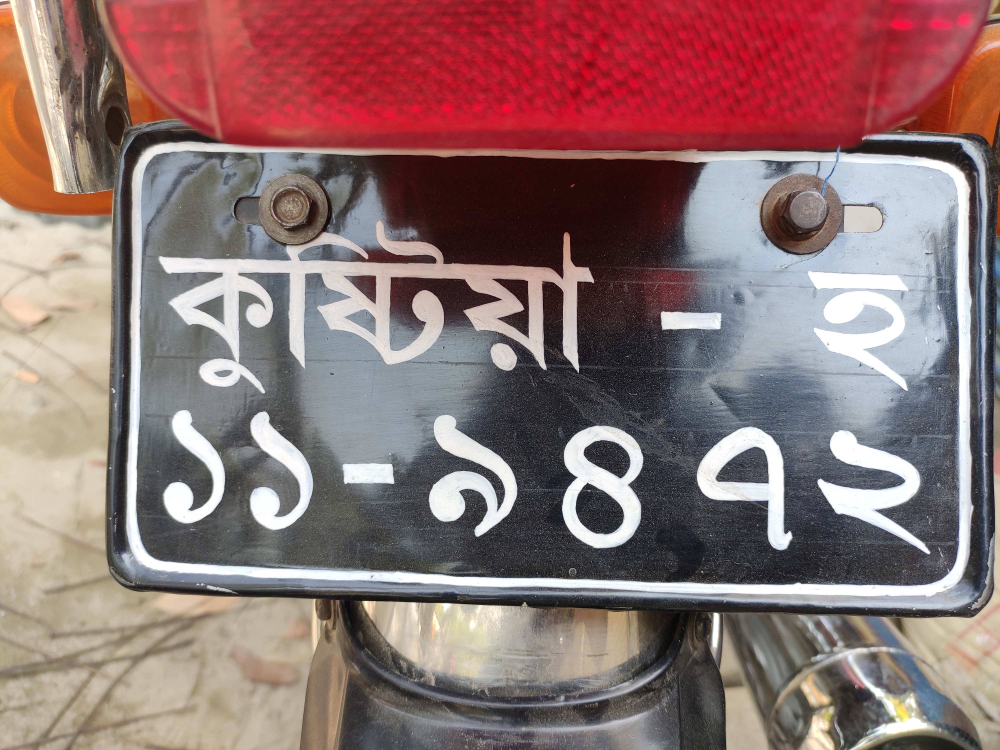
#> input picture lc/7.jpg, 4000 x 3000 px (shown at 1/4 size)
$ python histogram.py
#> lines starting #> are read from the running program, lines starting #| are printed output that depends on the picture
import numpy as np
import cv2 as cv
from matplotlib import pyplot as plt
img = cv.imread('lc//7.jpg', 0)
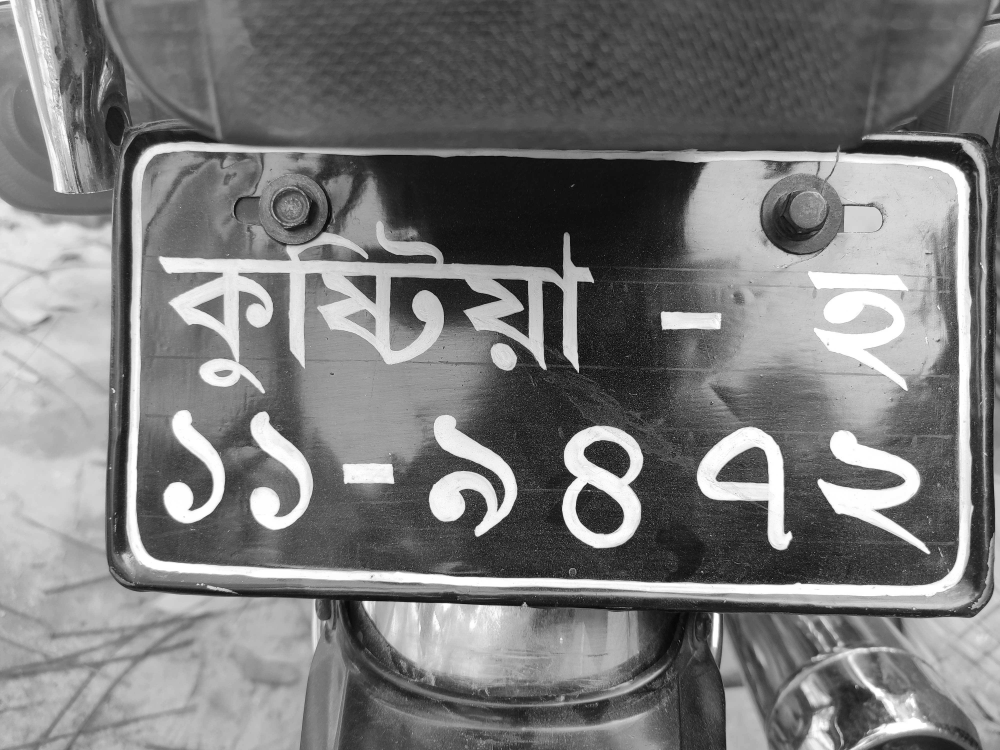
#> img: shape (3000, 4000) (shown at 1/4 size); min 0, max 255, mean 122
resize = cv.resize(img, (960, 720))
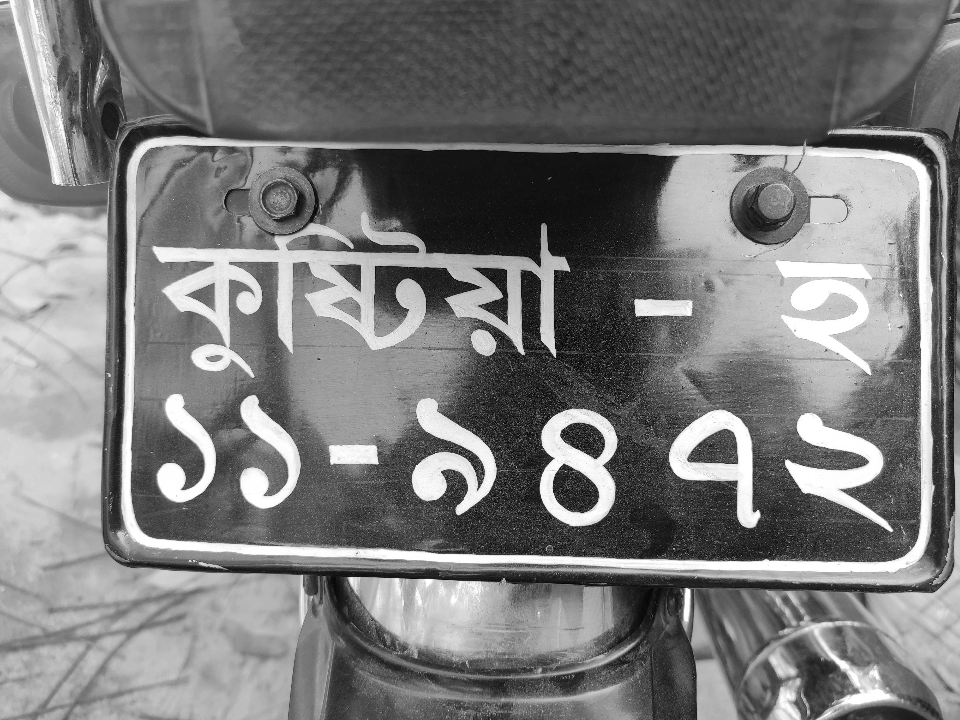
#> resize: shape (720, 960); min 0, max 255, mean 121.9

equ = cv.equalizeHist(resize)

# img = cv.imread('tsukuba_l.png',0)
# create a CLAHE object (Arguments are optional).
clahe = cv.createCLAHE(clipLimit=100.0, tileGridSize=(10, 10))
cl1 = clahe.apply(resize)
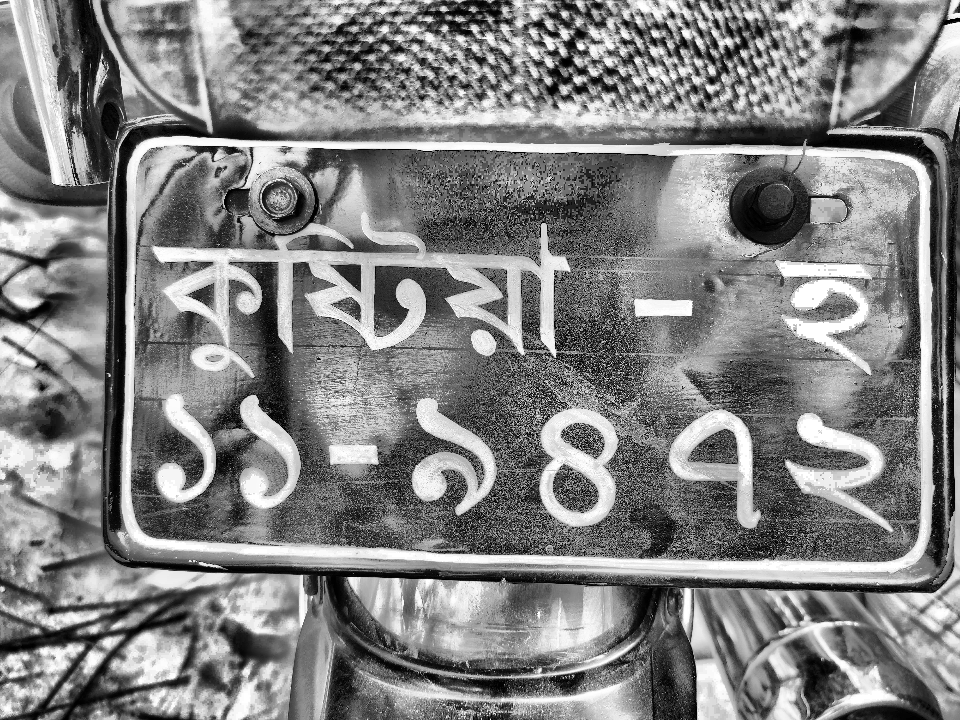
#> cl1: shape (720, 960); min 0, max 255, mean 130.2
cv.imwrite('balanced.png', cl1)
res = np.hstack((resize, equ, cl1)) #stacking images side-by-side
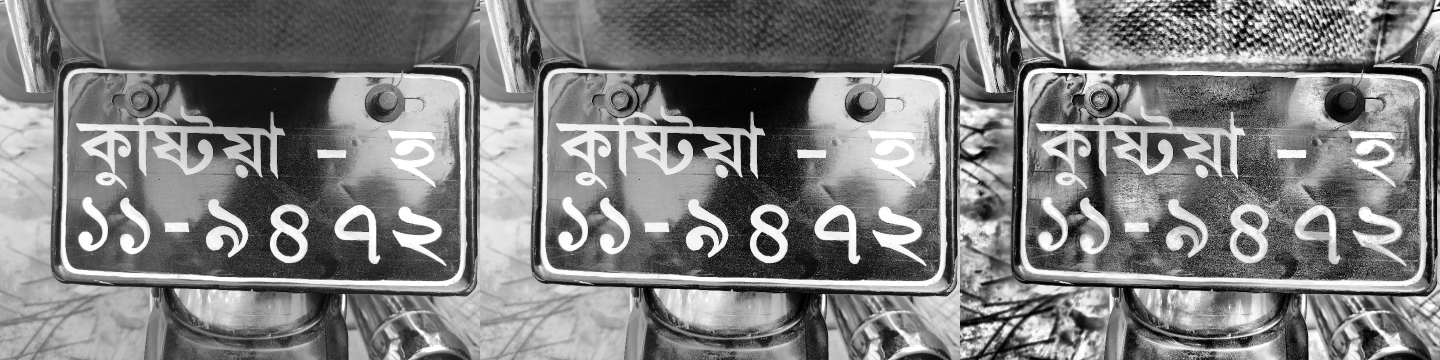
#> res: shape (720, 2880) (shown at 1/2 size); min 0, max 255, mean 126.8
cv.imwrite('all.png', res)

$ run again, with lc/1.jpg copied over lc/7.jpg
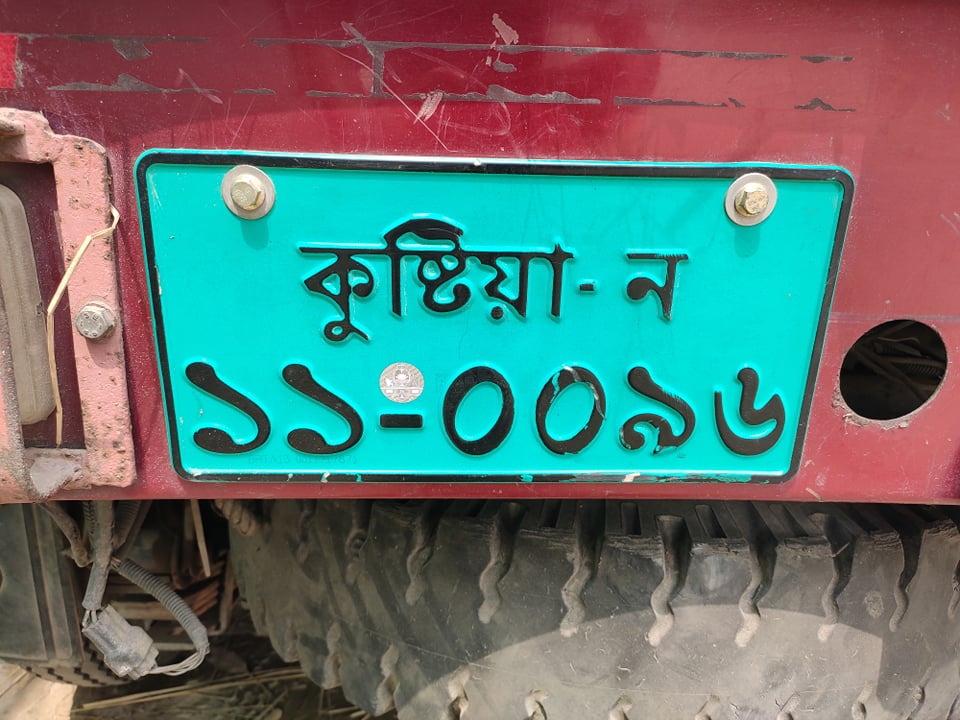
#> input picture lc/1.jpg, 960 x 720 px
#> `cl1 = clahe.apply(resize)`:
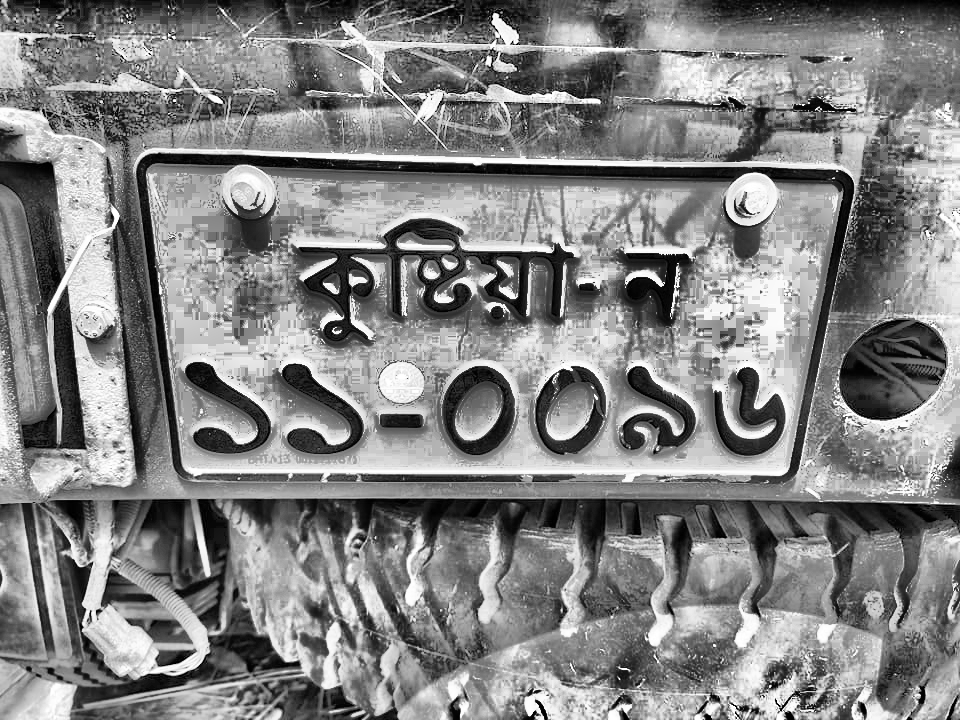
#> cl1: shape (720, 960); min 0, max 255, mean 131.7
#> `res = np.hstack((resize, equ, cl1))`:
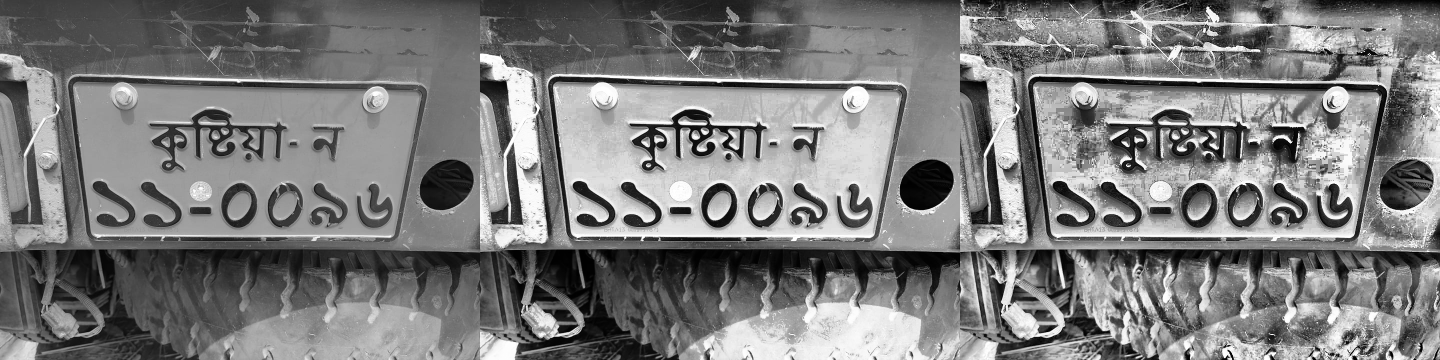
#> res: shape (720, 2880) (shown at 1/2 size); min 0, max 255, mean 123.5

$ run again, with lc/10.jpg copied over lc/7.jpg
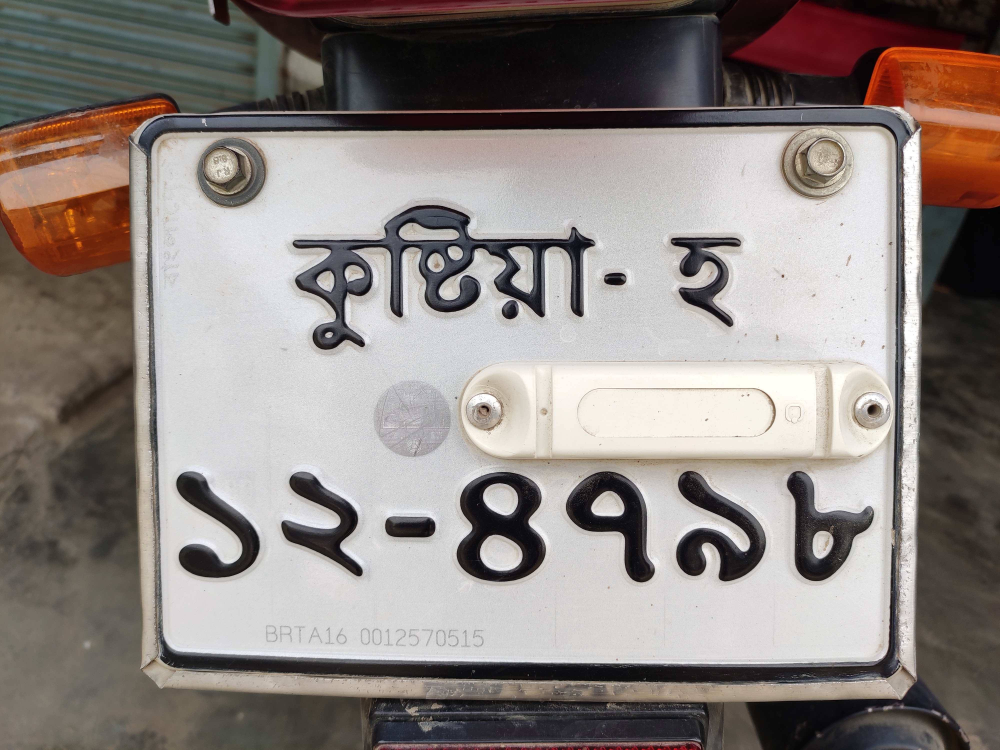
#> input picture lc/10.jpg, 4000 x 3000 px (shown at 1/4 size)
#> `cl1 = clahe.apply(resize)`:
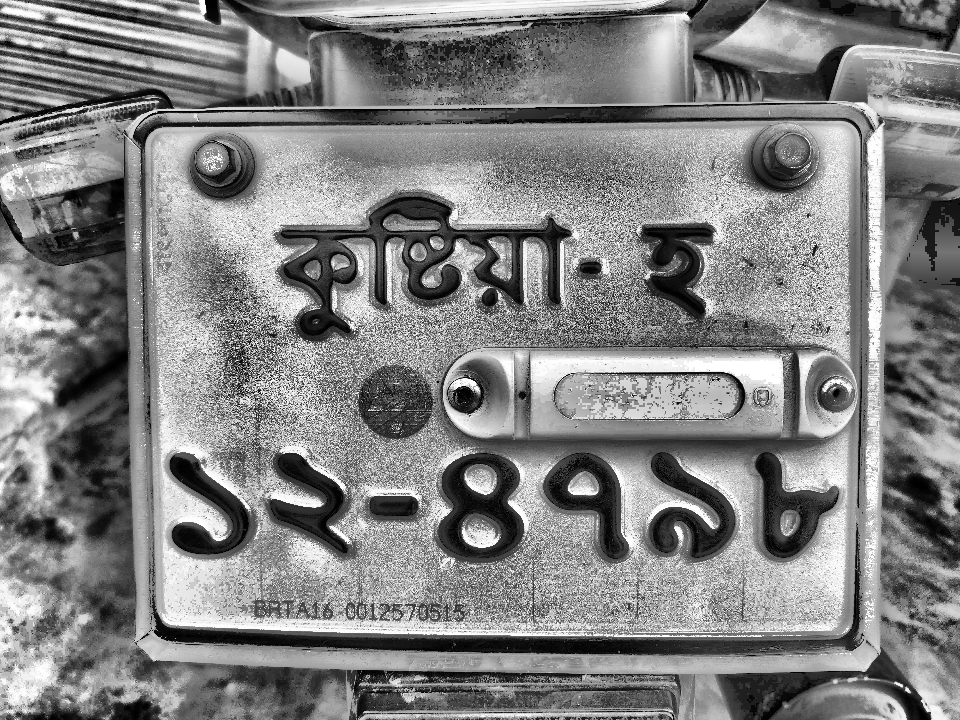
#> cl1: shape (720, 960); min 0, max 255, mean 130.2
#> `res = np.hstack((resize, equ, cl1))`:
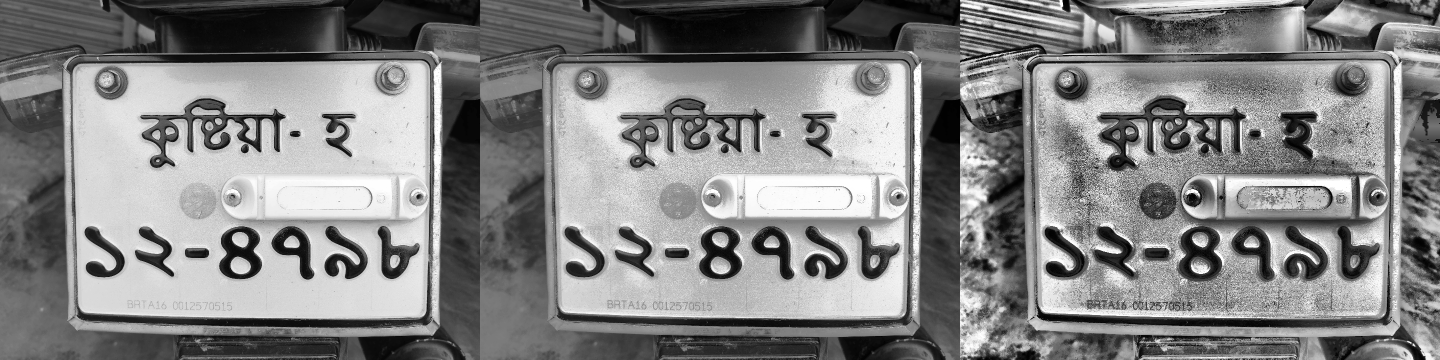
#> res: shape (720, 2880) (shown at 1/2 size); min 0, max 255, mean 131.1

$ run again, with lc/2.jpg copied over lc/7.jpg
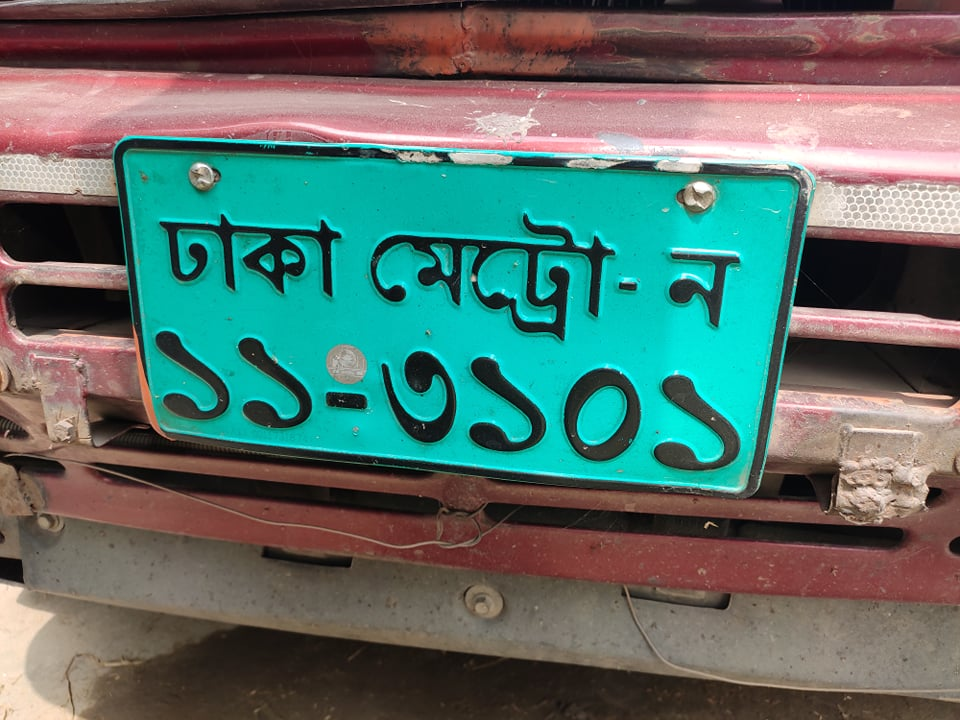
#> input picture lc/2.jpg, 960 x 720 px
#> `cl1 = clahe.apply(resize)`:
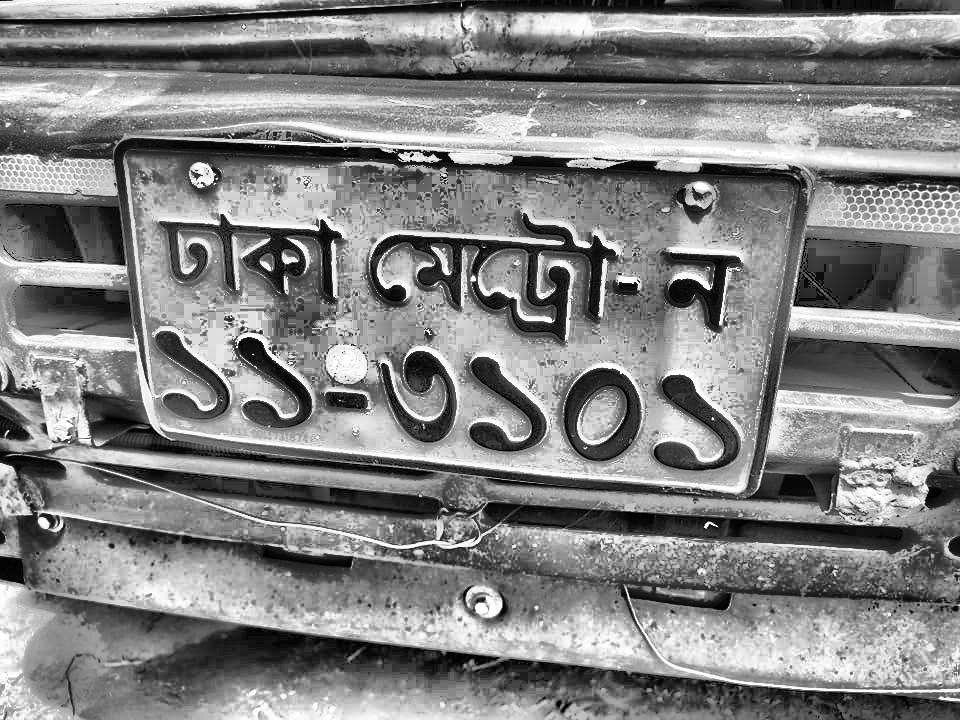
#> cl1: shape (720, 960); min 0, max 255, mean 130.7
#> `res = np.hstack((resize, equ, cl1))`:
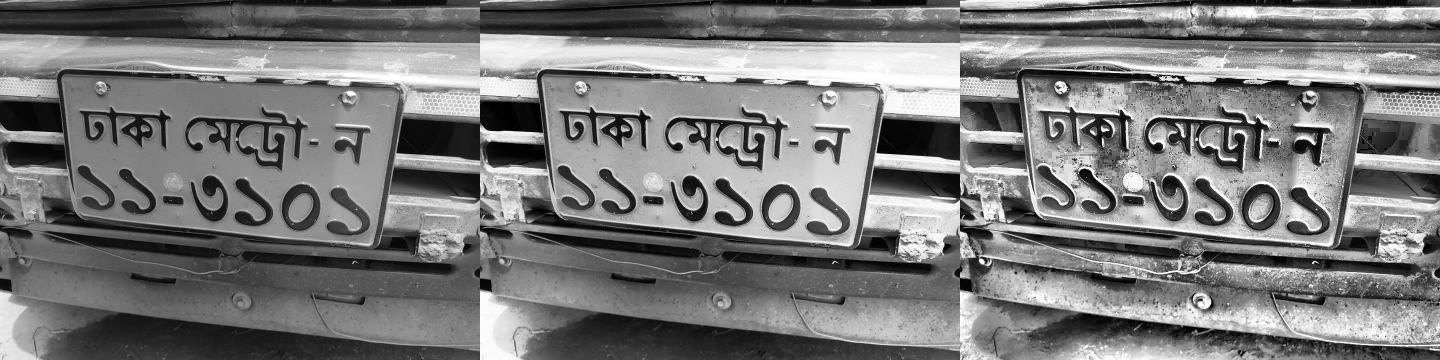
#> res: shape (720, 2880) (shown at 1/2 size); min 0, max 255, mean 121
